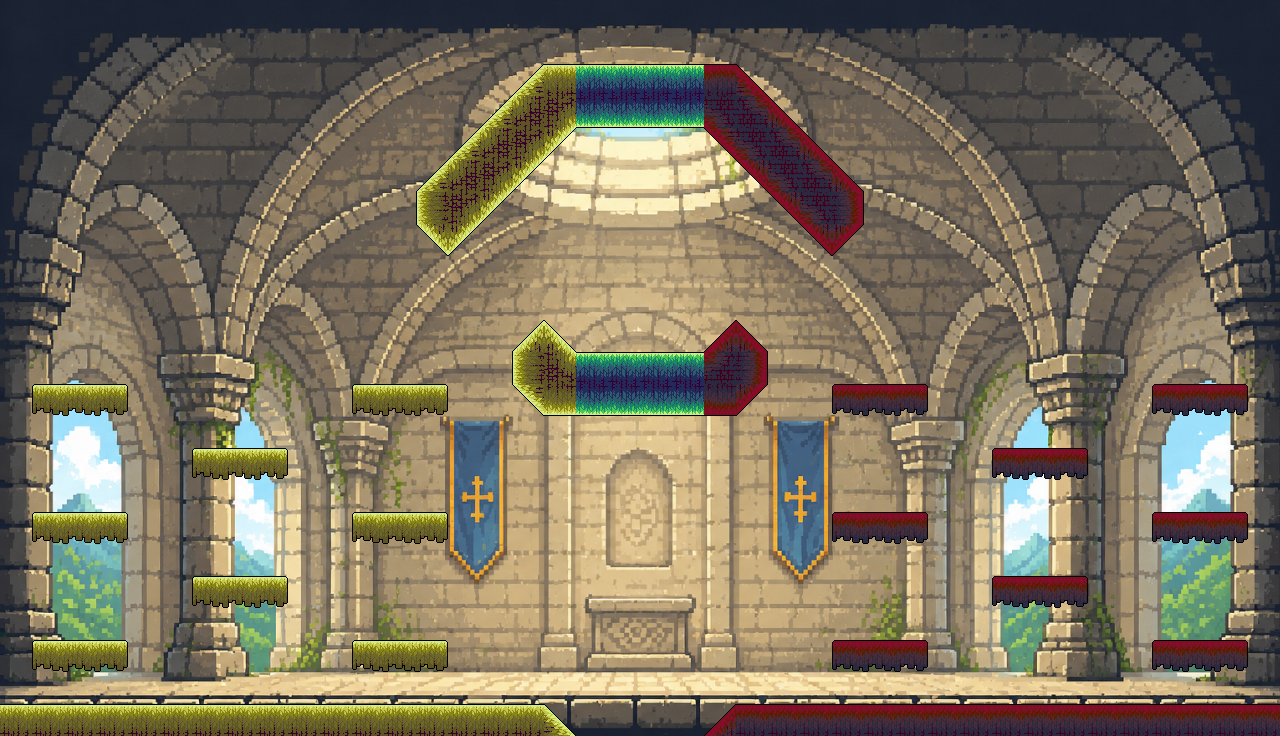

This game map was drawn from its Tiled (.tmx) file and the tilesets committed beside it. A one-line description and the full map source follow:
An orthogonal 40x23 tile map with 32x32 px tiles, 1 tile layer (Platforms), 5 tilesets, 1 image layer.

<map version="1.10" tiledversion="1.12.1" orientation="orthogonal" renderorder="right-down" width="40" height="23" tilewidth="32" tileheight="32" infinite="0" nextlayerid="3" nextobjectid="1">
 <tileset firstgid="1" source="Tileset_Tierra_.tsx" />
 <tileset firstgid="97" source="Tileset_Tierra_girado.tsx" />
 <tileset firstgid="193" source="Tileset_cielo.tsx" />
 <tileset firstgid="289" source="CartelAbajo.tsx" />
 <tileset firstgid="290" source="Tileset_infierno.tsx" />
 <imagelayer id="2" name="FondoTierraArriba">
  <image source="../Mapas/Zona_descanso.png" width="1280" height="736" />
 </imagelayer>
 <layer id="1" name="Platforms" width="40" height="23">
  <data encoding="csv">
0,0,0,0,0,0,0,0,0,0,0,0,0,0,0,0,0,0,0,0,0,0,0,0,0,0,0,0,0,0,0,0,0,0,0,0,0,0,0,0,
0,0,0,0,0,0,0,0,0,0,0,0,0,0,0,0,0,0,0,0,0,0,0,0,0,0,0,0,0,0,0,0,0,0,0,0,0,0,0,0,
0,0,0,0,0,0,0,0,0,0,0,0,0,0,0,0,1610612970,2147483842,2147483650,2147483650,2147483650,2147483650,2147483939,3758096715,0,0,0,0,0,0,0,0,0,0,0,0,0,0,0,0,
0,0,0,0,0,0,0,0,0,0,0,0,0,0,0,1610612970,2147483894,1073742070,1073741826,1073741826,1073741826,1073741826,536871255,3758096727,2147483980,0,0,0,0,0,0,0,0,0,0,0,0,0,0,0,
0,0,0,0,0,0,0,0,0,0,0,0,0,0,1610612970,2147483894,1073742070,1073742058,0,0,0,0,536871243,536871255,3758096727,2147483980,0,0,0,0,0,0,0,0,0,0,0,0,0,0,
0,0,0,0,0,0,0,0,0,0,0,0,0,1610612970,2147483894,1073742070,1073742058,0,0,0,0,0,0,1073742156,536871255,3758096727,2147483980,0,0,0,0,0,0,0,0,0,0,0,0,0,
0,0,0,0,0,0,0,0,0,0,0,0,0,536871106,1073742070,1073742058,0,0,0,0,0,0,0,0,1073742156,536871255,3758096675,0,0,0,0,0,0,0,0,0,0,0,0,0,
0,0,0,0,0,0,0,0,0,0,0,0,0,1073742059,1073742058,0,0,0,0,0,0,0,0,0,0,1073742156,1073742155,0,0,0,0,0,0,0,0,0,0,0,0,0,
0,0,0,0,0,0,0,0,0,0,0,0,0,0,0,0,0,0,0,0,0,0,0,0,0,0,0,0,0,0,0,0,0,0,0,0,0,0,0,0,
0,0,0,0,0,0,0,0,0,0,0,0,0,0,0,0,0,0,0,0,0,0,0,0,0,0,0,0,0,0,0,0,0,0,0,0,0,0,0,0,
0,0,0,0,0,0,0,0,0,0,0,0,0,0,0,0,235,234,0,0,0,0,332,331,0,0,0,0,0,0,0,0,0,0,0,0,0,0,0,0,
0,0,0,0,0,0,0,0,0,0,0,0,0,0,0,0,1610612930,246,2,2,2,2,1610613079,2684354851,0,0,0,0,0,0,0,0,0,0,0,0,0,0,0,0,
0,241,242,243,0,0,0,0,0,0,0,241,242,243,0,0,536871146,3221225666,3221225474,3221225474,3221225474,3221225474,3221225763,3221225804,0,0,338,339,340,0,0,0,0,0,0,0,338,339,340,0,
0,0,0,0,0,0,0,0,0,0,0,0,0,0,0,0,0,0,0,0,0,0,0,0,0,0,0,0,0,0,0,0,0,0,0,0,0,0,0,0,
0,0,0,0,0,0,241,242,243,0,0,0,0,0,0,0,0,0,0,0,0,0,0,0,0,0,0,0,0,0,0,338,339,340,0,0,0,0,0,0,
0,0,0,0,0,0,0,0,0,0,0,0,0,0,0,0,0,0,0,0,0,0,0,0,0,0,0,0,0,0,0,0,0,0,0,0,0,0,0,0,
0,241,242,243,0,0,0,0,0,0,0,241,242,243,0,0,0,0,0,0,0,0,0,0,0,0,338,339,340,0,0,0,0,0,0,0,338,339,340,0,
0,0,0,0,0,0,0,0,0,0,0,0,0,0,0,0,0,0,0,0,0,0,0,0,0,0,0,0,0,0,0,0,0,0,0,0,0,0,0,0,
0,0,0,0,0,0,241,242,243,0,0,0,0,0,0,0,0,0,0,0,0,0,0,0,0,0,0,0,0,0,0,338,339,340,0,0,0,0,0,0,
0,0,0,0,0,0,0,0,0,0,0,0,0,0,0,0,0,0,0,0,0,0,0,0,0,0,0,0,0,0,0,0,0,0,0,0,0,0,0,0,
0,241,242,243,0,0,0,0,0,0,0,241,242,243,0,0,0,0,0,0,0,0,0,0,0,0,338,339,340,0,0,0,0,0,0,0,338,339,340,0,
0,0,0,0,0,0,0,0,0,0,0,0,0,0,0,0,0,0,0,0,0,0,0,0,0,0,0,0,0,0,0,0,0,0,0,0,0,0,0,0,
194,194,194,194,194,194,194,194,194,194,194,194,194,194,194,194,194,2684354795,0,0,0,0,332,291,291,291,291,291,291,291,291,291,291,291,291,291,291,291,291,291
</data>
 </layer>
</map>
